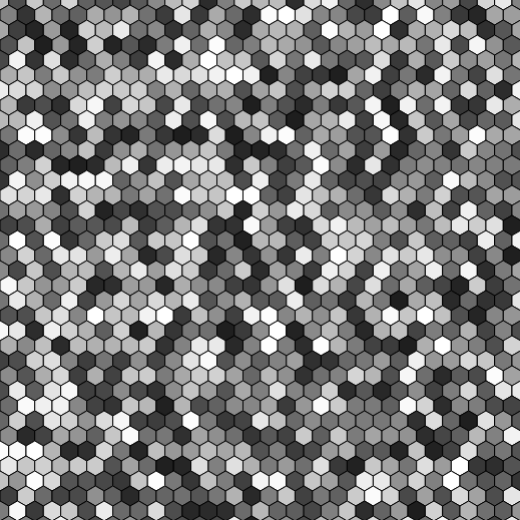
Frame 1 (no input)
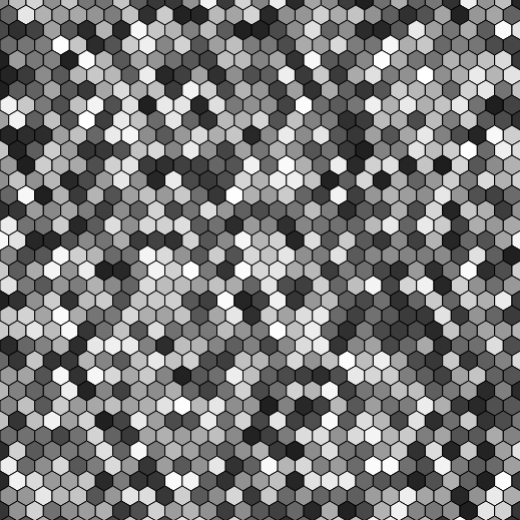
Frame 2 (the mouse pressed at the canvas centre, redrawn once)

The p5.js sketch that drew these frames (run headless with seeded random() and noise() and a simulated clock; the mouse was pressed at the canvas centre and the sketch redrawn once):

// p5.js sketch
// ── sketch.js
const circumRadius = 10;
const rows = 30;
const cols = 30;

function setup() {
  createCanvas(rows * sqrt(3) * circumRadius, cols * sqrt(3) * circumRadius);
  noLoop();
}

function draw() {
  background(220);
  for (let r = 0; r < rows + 10; r++) {
    // TODO: replace hard constant of 10 with calculated value
    push();
    if (r % 2 == 1) {
      translate((sqrt(3) / 2) * circumRadius, 0);
    }
    for (let c = 0; c < cols + 1; c++) {
      fill(random(30, 256));

      makeHex();
      translate(sqrt(3) * circumRadius, 0);
    }
    pop();
    translate(0, circumRadius + circumRadius / 2);
  }
}

function makeHex() {
  beginShape();
  vertex(0, circumRadius);
  vertex((sqrt(3) * circumRadius) / 2, circumRadius / 2);
  vertex((sqrt(3) * circumRadius) / 2, -circumRadius / 2);
  vertex(0, -circumRadius);
  vertex((-sqrt(3) * circumRadius) / 2, -circumRadius / 2);
  vertex((-sqrt(3) * circumRadius) / 2, circumRadius / 2);
  endShape(CLOSE);
}
